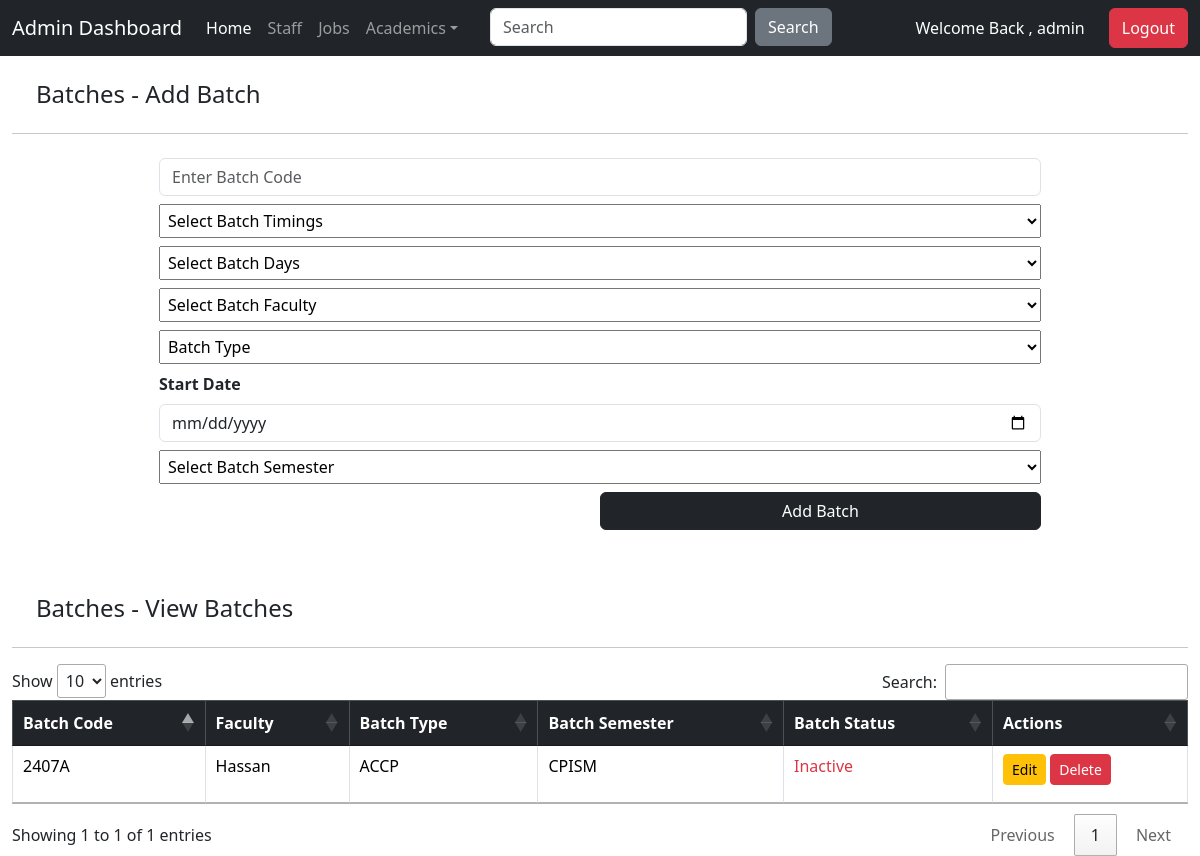
The app's page /Admin/batches.php (signed in), older data.
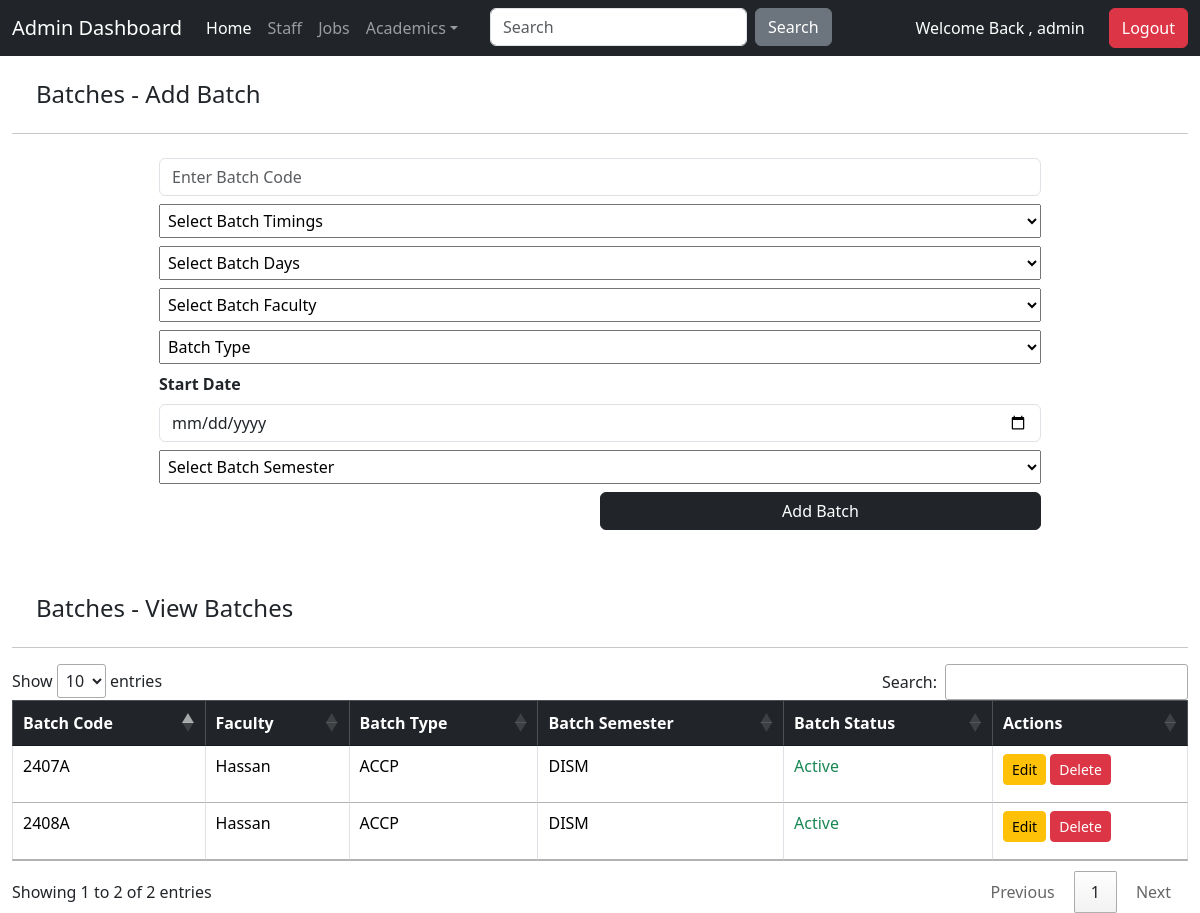
The same page, newer data.
### tables this page shows
CREATE TABLE IF NOT EXISTS `batches` (
  `batchid` int NOT NULL AUTO_INCREMENT,
  `batchcode` varchar(100) DEFAULT NULL,
  `batchtimings` varchar(100) DEFAULT NULL,
  `batchdays` varchar(10) NOT NULL,
  `batchinstructor` int DEFAULT NULL,
  `currentsem` varchar(50) NOT NULL,
  `batchtype` varchar(200) DEFAULT NULL,
  `batchstartdate` date DEFAULT NULL,
  `batchstatus` varchar(50) NOT NULL DEFAULT 'Active',
  PRIMARY KEY (`batchid`),
  KEY `batchinstructor` (`batchinstructor`)
);

CREATE TABLE IF NOT EXISTS `staff` (
  `staffid` int NOT NULL AUTO_INCREMENT,
  `staffname` varchar(100) DEFAULT NULL,
  `staffemail` varchar(1000) DEFAULT NULL,
  `staffpassword` varchar(1000) DEFAULT NULL,
  `staffdesignation` varchar(100) DEFAULT NULL,
  `stafftimings` varchar(50) DEFAULT NULL,
  `staffphone` varchar(20) DEFAULT NULL,
  `dateofjoining` date NOT NULL,
  `dateofresignation` date DEFAULT NULL,
  `status` varchar(50) NOT NULL DEFAULT 'active',
  PRIMARY KEY (`staffid`)
);

### Admin/batches.php (the view, shortened to what this page needs)
<?php
include('../connect.php');
include('headeradmin.php');
$query = "SELECT * FROM batches INNER JOIN staff ON staff.staffid = batches.batchinstructor";
$result = mysqli_query($conn, $query);
?>
<div class="container-fluid">
    <h4 class="m-4">Batches - Add Batch</h4>
    <hr>
    <div class="d-flex justify-content-center align-items-center">
        <div class="w-75">
            <form action="" method="post">
                <input type="text" name="batchcode" class="mt-2 form-control" placeholder="Enter Batch Code" required>
                <select name="batchtimings" class="mt-2 w-100 p-1" required>
                    <option value="" selected disabled>Select Batch Timings</option>
                </select>
                <select name="batchdays" class="mt-2 w-100 p-1" required>
                    <option value="" selected disabled>Select Batch Days</option>
                </select>
                <select name="batchfaculty" class="mt-2 w-100 p-1" required>
                    <option value="" selected disabled>Select Batch Faculty</option>
                </select>
                <select name="batchtype" class="mt-2 w-100 p-1" required>
                    <option value="" selected disabled>Batch Type</option>
                </select>
                <label for="batchstartdate" class="mt-2"><b>Start Date</b></label>
                <input type="date" class="form-control mt-2" name="batchstartdate" required>
                <select name="batchsemester" class="mt-2 w-100 p-1" required>
                    <option value="" selected disabled>Select Batch Semester</option>
                </select>
                <button type="submit" class="btn btn-dark mt-2 w-50 float-end" name="btnaddbatch">Add Batch</button>
            </form>
        </div>
    </div>
</div>
<div class="container-fluid mt-5">
    <h4 class="m-4 pt-3">Batches - View Batches</h4>
    <hr>
    <table id="batchesTable" class="table table-bordered">
        <thead class="table-dark">
            <tr>
                <th>Batch Code</th>
                <th>Faculty</th>
                <th>Batch Type</th>
                <th>Batch Semester</th>
                <th>Batch Status</th>
                <th>Actions</th>
            </tr>
        </thead>
        <tbody>
            <?php while ($row = mysqli_fetch_array($result)) { ?>
                <tr>
                    <td><?php echo $row['batchcode']; ?></td>
                    <td><?php echo $row['staffname']; ?></td>
                    <td><?php echo $row['batchtype']; ?></td>
                    <td><?php echo $row['currentsem']; ?></td>
                    <td>
                        <?php
                        if($row['batchstatus'] == 'Active') {
                            echo '<p class="text-success">Active</p>';
                        } else {
                            echo '<p class="text-danger">Inactive</p>';
                        }
                   ?>
                    </td>
                    <td>
                    <a href="update_batch.php?batchid=<?php echo $row['batchid']; ?>" class="btn btn-warning btn-sm">Edit</a>
                        <form action="" method="POST" style="display:inline;">
                            <button type="submit" name="delete_batch" class="btn btn-danger btn-sm">Delete</button>
                        </form>
                    </td>
                  <?php
            }
                  ?>
        </tbody>
    </table>
</div>
<?php include('footeradmin.php'); ?>
<link rel="stylesheet" href="https://cdn.datatables.net/1.13.4/css/jquery.dataTables.min.css">

Row changes from the older to the newer data that the page shows:
changed batches (number 1 of 2 on the later page): currentsem "CPISM" → "DISM"; batchstatus "Inactive" → "Active"
added batches: batchcode "2408A", batchinstructor.staffname "Hassan", batchtype "ACCP", currentsem "DISM", batchstatus "Active"
Text that changed along with them:
text written by a page script: "Show entries Search: Showing 1 to 1 of 1 entries Previous 1 Next" → "Show entries Search: Showing 1 to 2 of 2 entries Previous 1 Next"
